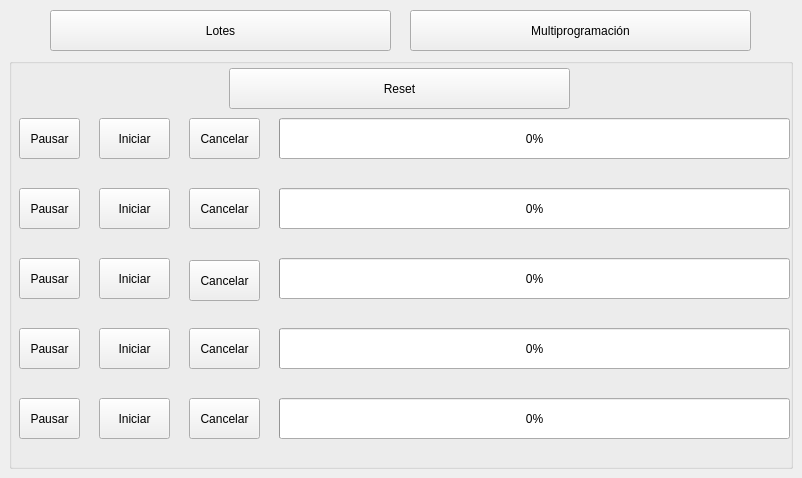
<?xml version="1.0" encoding="UTF-8"?>
<ui version="4.0">
 <class>MainWindow</class>
 <widget class="QMainWindow" name="MainWindow">
  <property name="geometry">
   <rect>
    <x>0</x>
    <y>0</y>
    <width>802</width>
    <height>478</height>
   </rect>
  </property>
  <property name="windowTitle">
   <string>Administrador de Procesos</string>
  </property>
  <widget class="QWidget" name="centralwidget">
   <widget class="QGroupBox" name="groupBox">
    <property name="geometry">
     <rect>
      <x>9</x>
      <y>58</y>
      <width>784</width>
      <height>411</height>
     </rect>
    </property>
    <property name="title">
     <string/>
    </property>
    <widget class="QPushButton" name="pausar_3">
     <property name="geometry">
      <rect>
       <x>10</x>
       <y>200</y>
       <width>61</width>
       <height>41</height>
      </rect>
     </property>
     <property name="cursor">
      <cursorShape>PointingHandCursor</cursorShape>
     </property>
     <property name="text">
      <string>Pausar</string>
     </property>
     <property name="checkable">
      <bool>false</bool>
     </property>
     <property name="checked">
      <bool>false</bool>
     </property>
    </widget>
    <widget class="QPushButton" name="pausar_2">
     <property name="geometry">
      <rect>
       <x>10</x>
       <y>130</y>
       <width>61</width>
       <height>41</height>
      </rect>
     </property>
     <property name="cursor">
      <cursorShape>PointingHandCursor</cursorShape>
     </property>
     <property name="text">
      <string>Pausar</string>
     </property>
     <property name="checkable">
      <bool>false</bool>
     </property>
     <property name="checked">
      <bool>false</bool>
     </property>
    </widget>
    <widget class="QPushButton" name="pausar_1">
     <property name="enabled">
      <bool>true</bool>
     </property>
     <property name="geometry">
      <rect>
       <x>10</x>
       <y>60</y>
       <width>61</width>
       <height>41</height>
      </rect>
     </property>
     <property name="cursor">
      <cursorShape>PointingHandCursor</cursorShape>
     </property>
     <property name="text">
      <string>Pausar</string>
     </property>
     <property name="checkable">
      <bool>false</bool>
     </property>
     <property name="checked">
      <bool>false</bool>
     </property>
     <property name="flat">
      <bool>false</bool>
     </property>
    </widget>
    <widget class="QProgressBar" name="progressBar_1">
     <property name="geometry">
      <rect>
       <x>270</x>
       <y>60</y>
       <width>511</width>
       <height>41</height>
      </rect>
     </property>
     <property name="value">
      <number>0</number>
     </property>
     <property name="textVisible">
      <bool>true</bool>
     </property>
    </widget>
    <widget class="QProgressBar" name="progressBar_2">
     <property name="geometry">
      <rect>
       <x>270</x>
       <y>130</y>
       <width>511</width>
       <height>41</height>
      </rect>
     </property>
     <property name="value">
      <number>0</number>
     </property>
    </widget>
    <widget class="QPushButton" name="cancelar_1">
     <property name="geometry">
      <rect>
       <x>180</x>
       <y>60</y>
       <width>71</width>
       <height>41</height>
      </rect>
     </property>
     <property name="cursor">
      <cursorShape>PointingHandCursor</cursorShape>
     </property>
     <property name="text">
      <string>Cancelar</string>
     </property>
    </widget>
    <widget class="QPushButton" name="cancelar_2">
     <property name="geometry">
      <rect>
       <x>180</x>
       <y>130</y>
       <width>71</width>
       <height>41</height>
      </rect>
     </property>
     <property name="cursor">
      <cursorShape>PointingHandCursor</cursorShape>
     </property>
     <property name="text">
      <string>Cancelar</string>
     </property>
    </widget>
    <widget class="QPushButton" name="cancelar_3">
     <property name="geometry">
      <rect>
       <x>180</x>
       <y>202</y>
       <width>71</width>
       <height>41</height>
      </rect>
     </property>
     <property name="cursor">
      <cursorShape>PointingHandCursor</cursorShape>
     </property>
     <property name="text">
      <string>Cancelar</string>
     </property>
    </widget>
    <widget class="QProgressBar" name="progressBar_3">
     <property name="geometry">
      <rect>
       <x>270</x>
       <y>200</y>
       <width>511</width>
       <height>41</height>
      </rect>
     </property>
     <property name="value">
      <number>0</number>
     </property>
    </widget>
    <widget class="QPushButton" name="pausar_4">
     <property name="geometry">
      <rect>
       <x>10</x>
       <y>270</y>
       <width>61</width>
       <height>41</height>
      </rect>
     </property>
     <property name="cursor">
      <cursorShape>PointingHandCursor</cursorShape>
     </property>
     <property name="text">
      <string>Pausar</string>
     </property>
     <property name="checkable">
      <bool>false</bool>
     </property>
     <property name="checked">
      <bool>false</bool>
     </property>
    </widget>
    <widget class="QPushButton" name="cancelar_4">
     <property name="geometry">
      <rect>
       <x>180</x>
       <y>270</y>
       <width>71</width>
       <height>41</height>
      </rect>
     </property>
     <property name="cursor">
      <cursorShape>PointingHandCursor</cursorShape>
     </property>
     <property name="text">
      <string>Cancelar</string>
     </property>
    </widget>
    <widget class="QPushButton" name="cancelar_5">
     <property name="geometry">
      <rect>
       <x>180</x>
       <y>340</y>
       <width>71</width>
       <height>41</height>
      </rect>
     </property>
     <property name="cursor">
      <cursorShape>PointingHandCursor</cursorShape>
     </property>
     <property name="text">
      <string>Cancelar</string>
     </property>
    </widget>
    <widget class="QProgressBar" name="progressBar_5">
     <property name="geometry">
      <rect>
       <x>270</x>
       <y>340</y>
       <width>511</width>
       <height>41</height>
      </rect>
     </property>
     <property name="value">
      <number>0</number>
     </property>
    </widget>
    <widget class="QProgressBar" name="progressBar_4">
     <property name="geometry">
      <rect>
       <x>270</x>
       <y>270</y>
       <width>511</width>
       <height>41</height>
      </rect>
     </property>
     <property name="value">
      <number>0</number>
     </property>
    </widget>
    <widget class="QPushButton" name="pausar_5">
     <property name="geometry">
      <rect>
       <x>10</x>
       <y>340</y>
       <width>61</width>
       <height>41</height>
      </rect>
     </property>
     <property name="cursor">
      <cursorShape>PointingHandCursor</cursorShape>
     </property>
     <property name="text">
      <string>Pausar</string>
     </property>
     <property name="checkable">
      <bool>false</bool>
     </property>
     <property name="checked">
      <bool>false</bool>
     </property>
    </widget>
    <widget class="QPushButton" name="iniciar_2">
     <property name="geometry">
      <rect>
       <x>90</x>
       <y>130</y>
       <width>71</width>
       <height>41</height>
      </rect>
     </property>
     <property name="cursor">
      <cursorShape>PointingHandCursor</cursorShape>
     </property>
     <property name="text">
      <string>Iniciar</string>
     </property>
    </widget>
    <widget class="QPushButton" name="iniciar_3">
     <property name="geometry">
      <rect>
       <x>90</x>
       <y>200</y>
       <width>71</width>
       <height>41</height>
      </rect>
     </property>
     <property name="cursor">
      <cursorShape>PointingHandCursor</cursorShape>
     </property>
     <property name="text">
      <string>Iniciar</string>
     </property>
    </widget>
    <widget class="QPushButton" name="iniciar_4">
     <property name="geometry">
      <rect>
       <x>90</x>
       <y>270</y>
       <width>71</width>
       <height>41</height>
      </rect>
     </property>
     <property name="cursor">
      <cursorShape>PointingHandCursor</cursorShape>
     </property>
     <property name="text">
      <string>Iniciar</string>
     </property>
    </widget>
    <widget class="QPushButton" name="iniciar_1">
     <property name="geometry">
      <rect>
       <x>90</x>
       <y>60</y>
       <width>71</width>
       <height>41</height>
      </rect>
     </property>
     <property name="cursor">
      <cursorShape>PointingHandCursor</cursorShape>
     </property>
     <property name="text">
      <string>Iniciar</string>
     </property>
    </widget>
    <widget class="QPushButton" name="iniciar_5">
     <property name="geometry">
      <rect>
       <x>90</x>
       <y>340</y>
       <width>71</width>
       <height>41</height>
      </rect>
     </property>
     <property name="cursor">
      <cursorShape>PointingHandCursor</cursorShape>
     </property>
     <property name="text">
      <string>Iniciar</string>
     </property>
    </widget>
    <widget class="QPushButton" name="reset_btn">
     <property name="geometry">
      <rect>
       <x>220</x>
       <y>10</y>
       <width>341</width>
       <height>41</height>
      </rect>
     </property>
     <property name="text">
      <string>Reset</string>
     </property>
    </widget>
   </widget>
   <widget class="QPushButton" name="lotes_btn">
    <property name="geometry">
     <rect>
      <x>50</x>
      <y>10</y>
      <width>341</width>
      <height>41</height>
     </rect>
    </property>
    <property name="text">
     <string>Lotes</string>
    </property>
   </widget>
   <widget class="QPushButton" name="multi_btn">
    <property name="geometry">
     <rect>
      <x>410</x>
      <y>10</y>
      <width>341</width>
      <height>41</height>
     </rect>
    </property>
    <property name="text">
     <string>Multiprogramación</string>
    </property>
   </widget>
  </widget>
 </widget>
 <resources/>
 <connections/>
</ui>
